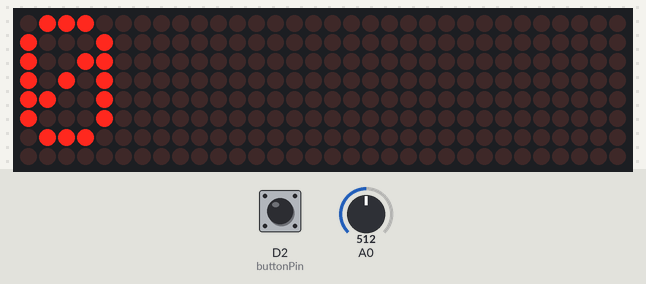
The sketch below on a simulated ESP8266 (NodeMCU). Shown: 32×8 LED matrix. The test bench sets the inputs (shaded band); at power-on: D2 (buttonPin) HIGH, A0 = 512. WiFi joins after 1.5 s; servers stay silent unless stated; no MQTT or app messages arrive unless stated; what the sketch prints to the serial monitor is not drawn.

Above: at 1.6 s.

The sketch:

sketch_nov19a.ino
```cpp
#include <ESP8266WiFi.h>
#include <Wire.h>
#include <PubSubClient.h>
#include <Servo.h>
#include <MD_Parola.h>
#include <MD_MAX72xx.h>
#include <SPI.h>

const uint16_t WAIT_TIME = 1000;

#define HARDWARE_TYPE MD_MAX72XX::FC16_HW
#define MAX_DEVICES 4
#define CLK_PIN   D5 //สำหรับ NodeMcu
#define CS_PIN    D8 //สำหรับ NodeMcu
#define DATA_PIN  D7

Servo myservo;
int buttonPin = D2;
int buttonState = 0;
int value = 0;
int IR = D0;// เข้า
int IR2 = D1;// ออก
//int servopin = D0;
#define wifi_ssid "OPPO F9"
#define wifi_password "12345678"
#define mqtt_server "34.87.70.171"
#define ir "sensor/ir"
#define irout "sensor/irout"
#define current "sensor/newir"
WiFiClient espClient;
PubSubClient client(espClient);

MD_Parola P = MD_Parola(HARDWARE_TYPE, DATA_PIN, CLK_PIN, CS_PIN, MAX_DEVICES);

void setup() {
  Serial.begin(115200);
  pinMode(IR, INPUT);
   pinMode(IR2, INPUT);
    pinMode(buttonPin, INPUT_PULLUP);// กำหนดขา buttonPin เป็นโหมด INPUT
//  myservo.attach(servopin );
  setup_wifi();
  client.setServer(mqtt_server, 1883);
  P.begin(0000);
}
String macToStr(const uint8_t* mac)
{
  String result;
  for (int i = 0; i < 6; ++i) {
    result += String(mac[i], 16);
    if (i < 5)
      result += ':';
  }
  return result;
}

void setup_wifi() {
  delay(10);
  Serial.println();
  Serial.print("Connecting to ");
  Serial.println(wifi_ssid);
  WiFi.begin(wifi_ssid, wifi_password);
  while (WiFi.status() != WL_CONNECTED) {
    delay(500);
    Serial.print(".");
  }
  Serial.println("");
  Serial.println("WiFi connected");
  Serial.println("IP address: ");
  Serial.println(WiFi.localIP());
}///
void reconnect() {
  while (!client.connected()) {
      Serial.print("Attempting MQTT connection...");
      String clientName;
      clientName += "esp8266-";
      uint8_t mac[6];
      WiFi.macAddress(mac);
      clientName += macToStr(mac);
      clientName += "-";
      clientName += String(micros() & 0xff, 16);
      Serial.print("Connecting to ");
      Serial.print(mqtt_server);
      Serial.print(" as ");
      Serial.println(clientName);
  if (client.connect((char*) clientName.c_str())) {
      Serial.println("connected");
    } else {
      Serial.print("failed, rc=");
      Serial.print(client.state());
      Serial.println(" try again in 5 seconds");
      delay(5000);
    }
  }
}
int newir;
//------------------------------------------------------------------
     int counts_now;
int counts = 0;
int count_status = 0;
//------------------------------------------------------------------
int counts_out;
int countsout = 0;
int count_out = 0;

void loop() {
 if (!client.connected()) {
        reconnect();
      }
      client.loop();
int sensorIN = analogRead(IR);
int sensorOUT = analogRead(IR2);
buttonState = digitalRead(buttonPin); // อ่านค่าสถานะขา3
P.print(newir);
 //Serial.println(sensorIR);
 if (buttonState == 1) {
  } else {
    newir = 0 ;
    counts = 0;
    countsout = 0;
    client.publish(current, String(newir).c_str(), true);
    Serial.println(String(counts).c_str());
    client.publish(ir, String(counts).c_str(), true);
    client.publish(irout, String(countsout).c_str(), true);
  }
if(counts_now!= counts){
  counts_now = counts;
  //Serial.print("counts_now = ");
  //Serial.println(counts);
}

if(counts_out!= countsout){
  counts_out = countsout;
}

 if ( sensorIN < 1000 ){

count_status = 1;

}
else{

    if(count_status == 1){
    count_status = 0;
    counts++;
     newir++;
     client.publish(current, String(newir).c_str(), true);
    Serial.println(String(counts).c_str());
    client.publish(ir, String(counts).c_str(), true);
  }

}
if ( sensorOUT< 1000 ){

count_out = 1;

}
else{

    if(count_out == 1){
    count_out = 0;
    countsout++;
    newir = counts - countsout;
    client.publish(current, String(newir).c_str(), true);
    Serial.println(String(countsout).c_str());
    client.publish(irout, String(countsout).c_str(), true);
  }

}
//client.publish(current, String(newir).c_str(), true);
  //Serial.println(String(counts).c_str());
      //client.publish(ir, String(counts).c_str(), true);

}
```
